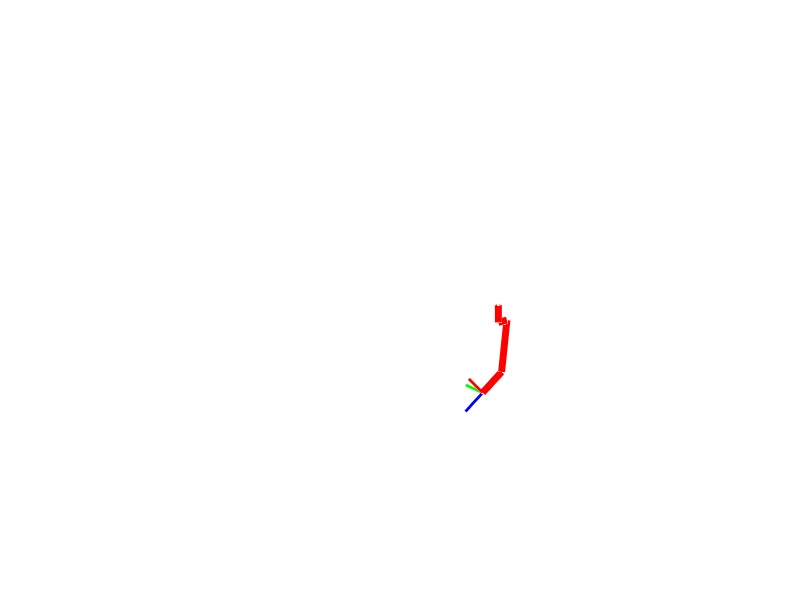

This figure's MATLAB source:
function [T_flange, T_tcp] = UR3(t1, t2, t3, t4, t5, t6)
    if nargin == 0
        t1 = 0; t2 = -pi/2; t3 = -pi/2; t4 = -pi/2; t5 = pi/2; t6 = 0;
    end

    delete(allchild(gca)); hold on; grid on;
    set(gca, 'Color', [0.15 0.15 0.15], 'XColor', 'w', 'YColor', 'w', 'ZColor', 'w');
    axis([-0.8 0.8 -0.8 0.8 -0.2 1.0]); view(3);
    
    d1 = 0.1519; a2 = -0.24365; a3 = -0.21325; d4 = 0.11235; d5 = 0.08535; d6 = 0.0819;
    
    T0 = eye(4);
    T1 = T0 * DH(t1, d1, 0, pi/2);
    T2 = T1 * DH(t2, 0, a2, 0);
    T3 = T2 * DH(t3, 0, a3, 0);
    T4 = T3 * DH(t4, d4, 0, pi/2);
    T5 = T4 * DH(t5, d5, 0, -pi/2);
    T6 = T5 * DH(t6, d6, 0, 0); 

    tool_roll = deg2rad(90); 
    T_mount = T6 * rotZ(tool_roll); 

    T_p1 = T_mount * transZ(0.100); 
    T_p2 = T_p1 * transX(-0.039);   
    T_p3 = T_p2 * rotY(deg2rad(6.21)) * transZ(0.225); 
    T_p4 = T_p3 * rotY(deg2rad(45)) * transZ(0.111);   

    pts = [T6(1:3,4), T_p1(1:3,4), T_p2(1:3,4), T_p3(1:3,4), T_p4(1:3,4)];
    plot3(pts(1,:), pts(2,:), pts(3,:), 'r', 'LineWidth', 5);
    
    draw_small_frame(T_p4, 0.1);

    robot_pts = [T0(1:3,4), T1(1:3,4), T2(1:3,4), T3(1:3,4), T4(1:3,4), T5(1:3,4), T6(1:3,4)];
    plot3(robot_pts(1,:), robot_pts(2,:), robot_pts(3,:), 'w-o', 'LineWidth', 3, 'MarkerFaceColor', 'w');

    T_flange = T6;
    T_tcp = T_p4;
end

function T = DH(theta, d, a, alpha)
    T = [cos(theta), -sin(theta)*cos(alpha),  sin(theta)*sin(alpha), a*cos(theta);
         sin(theta),  cos(theta)*cos(alpha), -cos(theta)*sin(alpha), a*sin(theta);
         0,           sin(alpha),             cos(alpha),            d;
         0,           0,                      0,                     1];
end

function T = rotY(a); T = [cos(a) 0 sin(a) 0; 0 1 0 0; -sin(a) 0 cos(a) 0; 0 0 0 1]; end
function T = rotZ(a); T = [cos(a) -sin(a) 0 0; sin(a) cos(a) 0 0; 0 0 1 0; 0 0 0 1]; end
function T = transX(dist); T = eye(4); T(1,4) = dist; end
function T = transZ(dist); T = eye(4); T(3,4) = dist; end

function draw_small_frame(T, l)
    p = T(1:3,4); x = p + T(1:3,1)*l; y = p + T(1:3,2)*l; z = p + T(1:3,3)*l;
    plot3([p(1) x(1)], [p(2) x(2)], [p(3) x(3)], 'r', 'LineWidth', 2);
    plot3([p(1) y(1)], [p(2) y(2)], [p(3) y(3)], 'g', 'LineWidth', 2);
    plot3([p(1) z(1)], [p(2) z(2)], [p(3) z(3)], 'b', 'LineWidth', 2);
end
